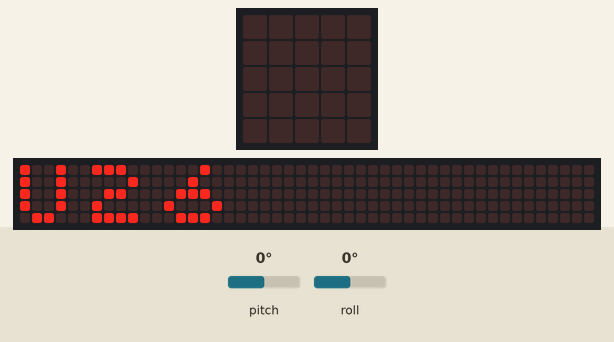
Simulated run of this program. Board: BBC micro:bit (MakeCode). Shown: the board's 5×5 LED display, a strip that is not on the board, showing the scrolling text unrolled. Inputs (shaded band) come from the test bench; at power-on: pitch 0°, roll 0°. No radio messages arrive unless stated (any console line starting 'radio sent:' is added by the test bench); the 48×5 strip is a reading aid, not a part: it shows the text the display is scrolling, unrolled, one strip-width of it at a time; what the program prints to the serial console is not drawn.

Above: at 0.1 s.
At 0.5 s:
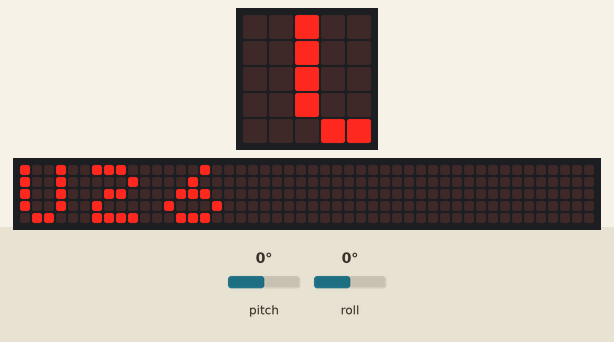
At 1.0 s:
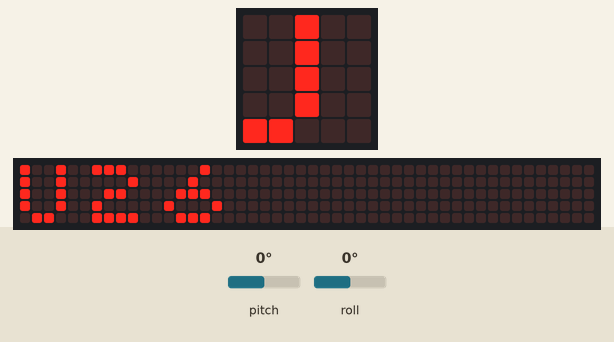
At 1.9 s:
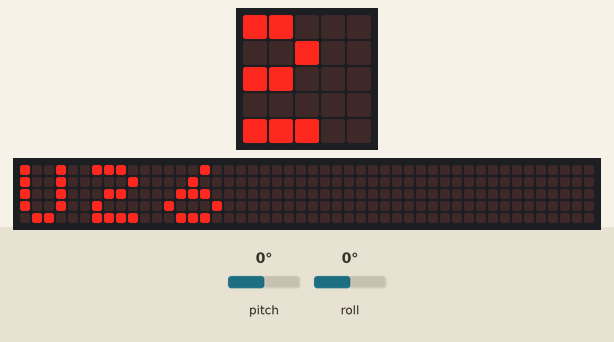
At 2.8 s:
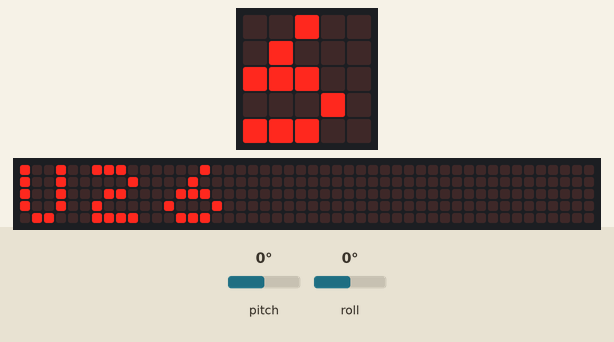
At 3.7 s:
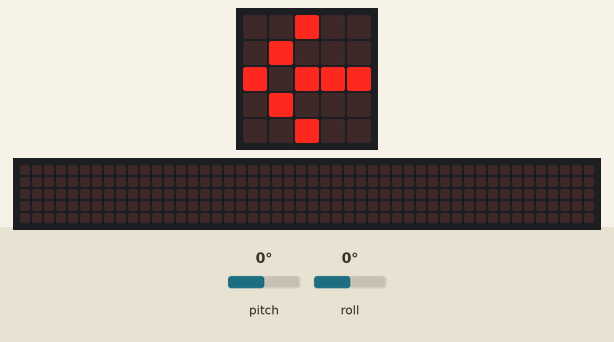

The program:

main.ts
```typescript
let kurve = 0
let gerade = 0
let alt_gerade = -99
let alt_kurve = -99
radio.setGroup(26)
basic.showString("U26")
basic.showLeds(`
    . . # . .
    . # . . .
    # . # # #
    . # . . .
    . . # . .
    `)
let empfind = 4
basic.forever(function () {
    gerade = Math.min(Math.max(input.rotation(Rotation.Pitch), -45), 45)
    gerade = Math.round(gerade / empfind) * empfind
    // if (gerade < 0)
    // basic.showArrow(ArrowNames.North)
    // else if (gerade > 0)
    // basic.showArrow(ArrowNames.South)
    // if (kurve < 0)
    // basic.showArrow(ArrowNames.West)
    // else if (kurve > 0)
    // basic.showArrow(ArrowNames.East)
    // basic.pause(100)
    kurve = Math.min(Math.max(input.rotation(Rotation.Roll), -45), 45)
    kurve = Math.round(kurve / empfind * 2) * empfind * 2
    if (gerade != alt_gerade || kurve != alt_kurve) {
        radio.sendValue("gerade", gerade)
        radio.sendValue("kurve", kurve / 3)
        alt_gerade = gerade
        alt_kurve = kurve
        // basic.pause(100)
    }
})
```

test.ts
```typescript
// Hier kann man Tests durchführen; diese Datei wird nicht kompiliert, wenn dieses Paket als Erweiterung verwendet wird.
```
